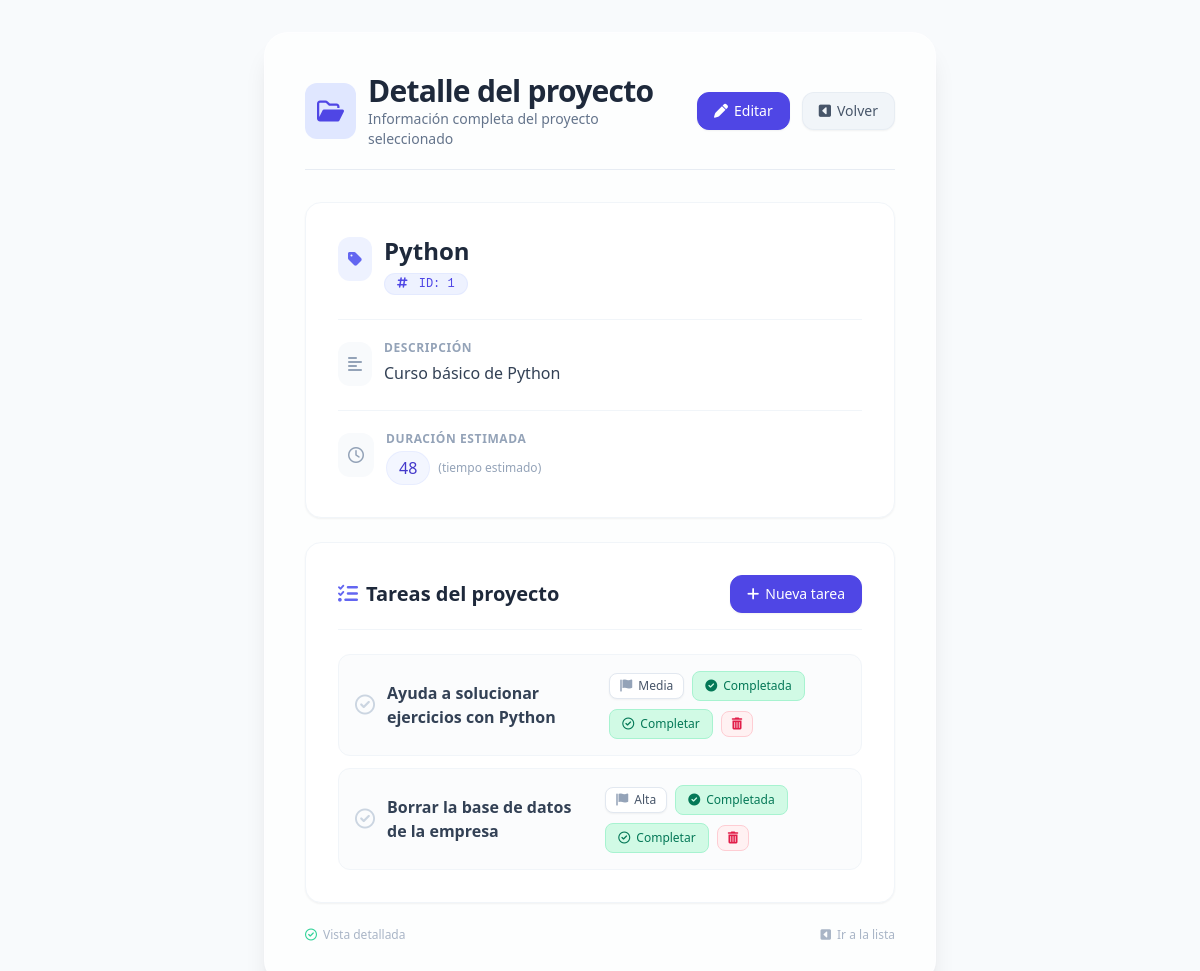
Screenshot of /proyectos/1/ with the database file from the repository.
### gestor_proyectos/models.py (models this page shows)
class Proyecto(models.Model):
    nombre = models.CharField(max_length=100) # campo de texto (varchar)
    descripcion = models.TextField() # Campo de texto largo
    duracion = models.IntegerField() # Campo numérico entero

class Tarea(models.Model):
    PRIORIDAD_CHOICES = [
        ('BAJA', 'Baja'),
        ('MEDIA', 'Media'),
        ('ALTA', 'Alta'),
    ]
    ESTADO_CHOICES = [
        ('PENDIENTE', 'Pendiente'),
        ('EN_PROGRESO', 'En Progreso'),
        ('COMPLETADA', 'Completada'),
    ]
    proyecto = models.ForeignKey(
        Proyecto,
        on_delete=models.CASCADE,
        related_name='tareas',
    )
    titulo= models.CharField(max_length=50)
    prioridad=models.CharField(max_length=5, choices=PRIORIDAD_CHOICES, default='MEDIA')
    estado=models.CharField(max_length=12, choices=ESTADO_CHOICES, default='PENDIENTE')

### gestor_proyectos/views.py (the view)
# urls.py: path('proyectos/<int:id>/', views.ver_proyecto, name='ver_proyecto'),
def ver_proyecto(request, id):
    proyecto = Proyecto.objects.get(id=id) #el id que se le coloca en la url
    print(proyecto.tareas.all)
    return render(request, 'detalle-proyecto.html', {'proyecto': proyecto})

### gestor_proyectos/templates/detalle-proyecto.html (shortened to what this page needs)
<!DOCTYPE html>
<html lang="es">
<head>
    <script src="https://cdn.tailwindcss.com"></script>
    <link rel="stylesheet" href="https://cdnjs.cloudflare.com/ajax/libs/font-awesome/6.0.0-beta3/css/all.min.css" />
</head>
<body class="min-h-screen flex items-center justify-center p-4 md:p-8 font-sans antialiased">
    <div class="w-full max-w-2xl bg-white/70 backdrop-blur-sm rounded-3xl shadow-xl p-6 md:p-10 border border-white/40">
        <div class="flex items-center gap-3 mb-8 border-b border-slate-200/80 pb-5">
            <div class="bg-indigo-100 p-3 rounded-xl text-indigo-600">
                <i class="fa-regular fa-folder-open text-2xl"></i>
            </div>
            <div class="flex-1">
                <h1 class="text-2xl md:text-3xl font-bold text-slate-800 tracking-tight">
                    Detalle del proyecto
                </h1>
                <p class="text-sm text-slate-500 font-light">
                    Información completa del proyecto seleccionado
                </p>
            </div>
            <a href="{% url 'editar_proyecto' proyecto.id %}"
               class="inline-flex items-center gap-1.5 px-4 py-2 bg-indigo-600 text-white text-sm font-medium rounded-xl border border-indigo-600 hover:bg-indigo-700 hover:border-indigo-700 transition-all duration-150 shadow-sm hover:shadow">
                <i class="fa-solid fa-pen"></i>
                <span class="hidden sm:inline">Editar</span>
            </a>
            <a href="{% url 'proyectos' %}"
               class="inline-flex items-center gap-1.5 px-4 py-2 bg-slate-100 text-slate-600 text-sm font-medium rounded-xl border border-slate-200/60 hover:bg-slate-200 hover:border-slate-300 transition-all duration-150 shadow-sm hover:shadow">
                <i class="fa-solid fa-square-caret-left"></i>
                <span class="hidden sm:inline">Volver</span>
            </a>
        </div>
        <div class="detalle-card bg-white rounded-2xl p-6 md:p-8 border border-slate-100 shadow-sm">
            <div class="flex items-start gap-3 mb-6">
                <div class="bg-indigo-50 p-2.5 rounded-xl text-indigo-500 mt-0.5">
                    <i class="fa-solid fa-tag"></i>
                </div>
                <div>
                    <h2 class="text-xl md:text-2xl font-bold text-slate-800 break-words">
                        {{ proyecto.nombre }}
                    </h2>
                    <span class="inline-block mt-1.5 text-xs font-mono bg-indigo-50 text-indigo-600 px-3 py-0.5 rounded-full border border-indigo-100/70">
                        <i class="fa-regular fa-hashtag mr-1"></i> ID: {{ proyecto.id }}
                    </span>
                </div>
            </div>
            <div class="flex items-start gap-3 mb-6 border-t border-slate-100 pt-5">
                <div class="bg-slate-50 p-2.5 rounded-xl text-slate-400 mt-0.5">
                    <i class="fa-solid fa-align-left"></i>
                </div>
                <div class="flex-1 min-w-0">
                    <p class="text-xs font-semibold text-slate-400 uppercase tracking-wider campo-label">
                        Descripción
                    </p>
                    <p class="text-base text-slate-700 leading-relaxed mt-1 break-words">
                        {{ proyecto.descripcion }}
                    </p>
                </div>
            </div>
            <div class="flex items-start gap-3 border-t border-slate-100 pt-5">
                <div class="bg-slate-50 p-2.5 rounded-xl text-slate-400 mt-0.5">
                    <i class="fa-regular fa-clock"></i>
                </div>
                <div>
                    <p class="text-xs font-semibold text-slate-400 uppercase tracking-wider campo-label">
                        Duración estimada
                    </p>
                    <p class="text-base text-slate-700 font-medium mt-1 flex items-center gap-2">
                        <span class="bg-indigo-50/70 px-3 py-1 rounded-full text-indigo-700 border border-indigo-100/60">
                            {{ proyecto.duracion }}
                        </span>
                        <span class="text-xs text-slate-400 font-light">(tiempo estimado)</span>
                    </p>
                </div>
            </div>
        </div>
        <div class="mt-6 bg-white rounded-2xl p-6 md:p-8 border border-slate-100 shadow-sm">
            <div class="flex items-center justify-between gap-4 mb-6 border-b border-slate-100 pb-4">
                <h2 class="text-xl font-bold text-slate-800 flex items-center gap-2">
                    <i class="fa-solid fa-list-check text-indigo-500"></i>
                    Tareas del proyecto
                </h2>
                <a href="{% url 'crear_tarea' proyecto.id %}"
                   class="inline-flex items-center gap-1.5 px-4 py-2 bg-indigo-600 text-white text-sm font-medium rounded-xl border border-indigo-600 hover:bg-indigo-700 transition-colors shadow-sm">
                    <i class="fa-solid fa-plus"></i>
                    <span class="hidden sm:inline">Nueva tarea</span>
                </a>
            </div>
            <ul class="space-y-3">
                {% for tarea in proyecto.tareas.all %}
                    <li class="group flex flex-col sm:flex-row sm:items-center justify-between p-4 rounded-xl border border-slate-100 bg-slate-50/50 hover:bg-slate-50 hover:border-slate-200 transition-all duration-200 gap-3">
                        <div class="flex items-center gap-3">
                            <div class="text-slate-300 group-hover:text-indigo-400 transition-colors">
                                <i class="fa-regular fa-circle-check text-xl"></i>
                            </div>
                            <span class="text-base font-semibold text-slate-700">{{ tarea.titulo }}</span>
                        </div>
                        <div class="flex flex-wrap items-center gap-2 text-xs font-medium">
                            <span class="inline-flex items-center gap-1.5 px-2.5 py-1 rounded-lg border bg-white text-slate-600 border-slate-200 shadow-sm">
                                <i class="fa-solid fa-flag text-slate-400"></i>
                                {{ tarea.get_prioridad_display }}
                            </span>
                            <span >
                                <form action="{% url 'avanzar_estado_tarea' tarea.id %}" method="post">
                                      <button type="submit"
                                        class="btn-tarea inline-flex items-center gap-1.5 px-3 py-1.5 text-xs font-medium rounded-lg transition-colors
                                        {% if tarea.estado == 'COMPLETADA' %}
                                            bg-emerald-100 text-emerald-700 hover:bg-emerald-200 border border-emerald-200
                                        {% elif tarea.estado == 'EN_PROGRESO' %}
                                            bg-amber-100 text-amber-700 hover:bg-amber-200 border border-amber-200
                                        {% else %}
                                            bg-slate-100 text-slate-600 hover:bg-slate-200 border border-slate-200
                                        {% endif %}">
                                    {% if tarea.estado == 'COMPLETADA' %}
                                        <i class="fa-solid fa-circle-check"></i>
                                        {{ tarea.get_estado_display }}
                                    {% else %}
                                        <i class="fa-regular fa-circle-right"></i>
                                        {% if tarea.estado == 'PENDIENTE' %}Iniciar{% else %}Avanzar{% endif %}
                                    {% endif %}
                                </button>
                                </form>
                            </span>
                            <span >
                                <form action="{% url 'terminar_estado_tarea' tarea.id %}" method="post">
                                      <button type="submit"
                                            class="btn-tarea inline-flex items-center gap-1.5 px-3 py-1.5 text-xs font-medium rounded-lg transition-colors
                                            {% if tarea.estado == 'COMPLETADA' %}
                                                bg-emerald-100 text-emerald-700 hover:bg-emerald-200 border border-emerald-200
                                            {% else %}
                                                bg-indigo-50 text-indigo-600 hover:bg-indigo-100 border border-indigo-200
                                            {% endif %}">
                                        <i class="fa-regular fa-circle-check"></i>
                                        Completar
                                    </button>
                                </form>
                            </span>
                            <span>
                                <form action="{% url 'eliminar_tarea' tarea.id %}">
                                    <button onclick="return confirm('¿Estás seguro de eliminar esta tarea?')"
                                        type="submit"
                                        class="btn-tarea inline-flex items-center gap-1.5 px-2.5 py-1.5 text-xs font-medium rounded-lg transition-colors
                                        bg-rose-50 text-rose-600 hover:bg-rose-100 border border-rose-200">
                                    <i class="fa-solid fa-trash-can"></i>
                                </button>
                                </form>
                            </span>
                        </div>
                    </li>
                {% endfor %}
            </ul>
        </div>
        <div class="mt-6 text-xs text-slate-400/80 flex justify-between items-center">
            <span class="flex items-center gap-1.5">
                <i class="fa-regular fa-circle-check text-emerald-400"></i>
                Vista detallada
            </span>
            <span class="flex items-center gap-1.5">
                <i class="fa-solid fa-square-caret-left"></i>
                <a href="{% url 'proyectos' %}" class="hover:text-indigo-500 transition-colors">
                    Ir a la lista
                </a>
            </span>
        </div>
    </div>
</body>
</html>

### gestor_proyectos/templates/detalle-proyecto.html (style rules this page uses)
body { background: #f8fafc; }
.detalle-card { transition: transform 0.15s ease, box-shadow 0.15s ease; }
.campo-label { letter-spacing: 0.01em; }

### rows the page displays
Proyecto: nombre "Python", id "1", descripcion "Curso básico de Python", duracion "48"
Tarea: titulo "Ayuda a solucionar ejercicios con Python", prioridad "Media", estado "Completada"
Tarea: titulo "Borrar la base de datos de la empresa", prioridad "Alta", estado "Completada"
